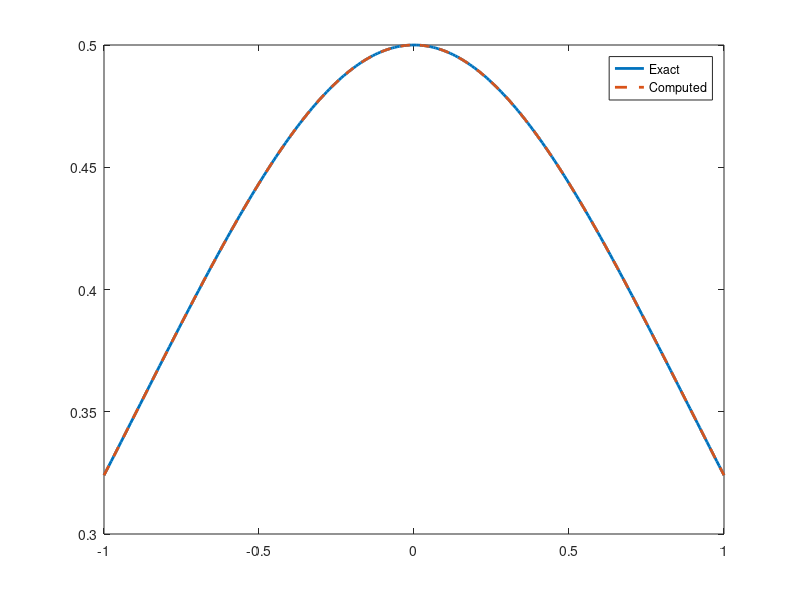

Reproduce this figure in MATLAB.
clc;
clearvars;

% Problem setup
a = -1;
b = 1;
alpha = 1/(exp(1) + exp(-1));
beta = alpha;

% Functions
f = @(t,y,y1) -y + (2*(y1.^2))./y;
dfdy = @(t,y,y1) -1 - (2*(y1.^2))./(y.^2);
dfddy = @(t,y,y1) (4*y1)./y;

M = 10;
error = zeros(1,M);

% Use po = 3:M to compute errors for multiple N, or 4:4 for just N=16
for po = 3:8
    N = 2^po;
    fprintf("Current N: %d\n", N);
    h = (b-a)/N;
    t = a + h*(0:N)'; % Column vector

    % Precompute matrices
    V = t.^(0:N); % Vandermonde: V(i,j) = t(i)^(j-1)
    D = zeros(N+1, N+1);
    for j = 2:N+1
        D(:,j) = (j-1) * t.^(j-2);
    end

    % Matrix A
    A = zeros(N+1, N+1);
    A(1,:) = a.^(0:N); % u(-1)
    A(N+1,:) = b.^(0:N); % u(1)
    for i = 2:N
        for j = 3:N+1
            A(i,j) = (j-1)*(j-2)*(t(i)^(j-3));
        end
    end

    % Exact solution
    yexact = (exp(t) + exp(-t)).^-1;

    % Initial guess
%    y = (-alpha)* ones(N+1,1); % Matches boundary conditions
    tmp = [5.0000e-01,-1.5266e-12,-2.5000e-01, 1.2725e-12, 1.0417e-01,-8.0158e-13,-4.2361e-02, 1.3161e-12, 1.7175e-02,-1.7244e-11,-6.9611e-03, 2.0115e-10, 2.8212e-03,-1.5835e-09,-1.1434e-03, 8.6784e-09, 4.6339e-04,-3.3935e-08,-1.8776e-04, 9.5831e-08, 7.5963e-05,-1.9559e-07,-3.0491e-05, 2.8531e-07, 1.1879e-05,-2.8949e-07,-4.2565e-06, 1.9373e-07, 1.2689e-06,-7.6735e-08,-2.6684e-07, 1.3604e-08, 2.8428e-08];
    y = zeros(N+1,1);
    y(1:min(N+1,33)) = tmp'(1:min(N+1,33));
    % Newton's method
    iter = 0;
    max_iter = 100;
    while iter < max_iter
        % Compute u and u' efficiently
        sum1 = V * y;
        sum2 = D * y;

        % Residual vector
        fvec = zeros(N+1,1);
        fvec(1) = alpha;
        fvec(N+1) = beta;
        fvec(2:N) = f(t(2:N), sum1(2:N), sum2(2:N));
        H = A*y - fvec;

        % Jacobian Fj
        Fj = zeros(N+1, N+1);
        dfdy_vec = dfdy(t(2:N), sum1(2:N), sum2(2:N));
        dfddy_vec = dfddy(t(2:N), sum1(2:N), sum2(2:N));
        Fj(2:N,:) = dfdy_vec .* V(2:N,:) + dfddy_vec .* D(2:N,:);
        dH = A - Fj;

        % Check condition number
        cond_number = cond(dH);
        fprintf('Iteration %d, Condition number: %e\n', iter, cond_number);

        % ----- Adaptive lambda (line search) -----
        % Choose candidate lambda values (for instance, 50 values linearly spaced in [0.01, 1])
        candidateLambdas = linspace(0.001, 1, 500);
        bestLambda = candidateLambdas(1);
        bestNorm = inf;

        delta = dH \ H;
        % Test each candidate
        for L = candidateLambdas
            y_candidate = y - L * delta;

            % Compute residual for candidate:
            sum1_candidate = V * y_candidate;
            sum2_candidate = D * y_candidate;
            fvec_candidate = zeros(N+1,1);
            fvec_candidate(1) = alpha;
            fvec_candidate(N+1) = beta;
            fvec_candidate(2:N) = f(t(2:N), sum1_candidate(2:N), sum2_candidate(2:N));
            H_candidate = A*y_candidate - fvec_candidate;

            candidateNorm = norm(H_candidate);

            if candidateNorm < bestNorm
                bestNorm = candidateNorm;
                bestLambda = L;
            end
        end
        % Use the best lambda found
        lamda = bestLambda;
        fprintf('Iteration %d, selected lambda: %f, Residual norm: %e\n', iter, lamda, bestNorm);


        y1 = y - (lamda)*(delta);
        if norm(y1 - y) < 1e-6
            y = y1;

            break;
        end
        y = y1;
        iter = iter + 1;
    end
    if iter == max_iter
        warning('Maximum iterations reached');
    end
    disp(norm(H));
    y

    % Solution
    sol = V * y;
    error(po) = max(abs(yexact - sol))/max(abs(yexact));
end

% Display errors (adjust if po loop changes)
fprintf('\nN\tError\t\tRatio\n');
for m = 3:M
    if m <= po
        fprintf('%6d\t%0.6e\t%0.2f\n', 2^m, error(m), ifelse(m > 3, error(m-1)/error(m), NaN));
    end
end

% Plot
plot(t, yexact, 'LineWidth', 2);
hold on;
plot(t, sol, '--', 'LineWidth', 2);
legend('Exact', 'Computed');
